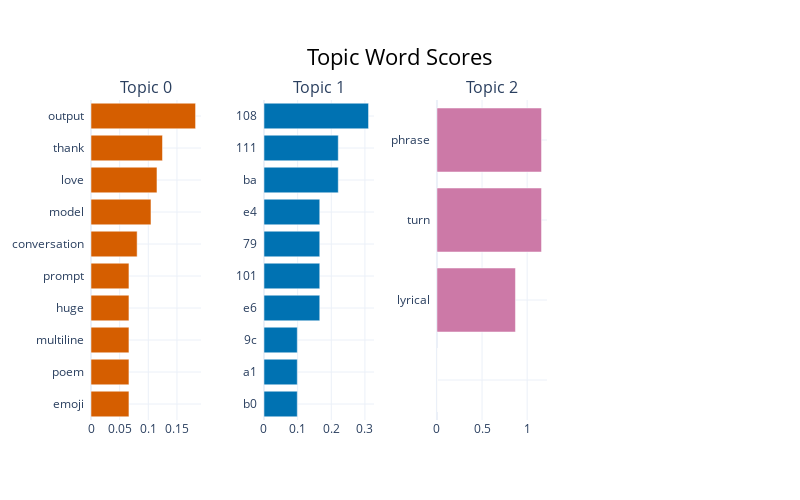

Write notebook code for a chart like this one.
### Code cell
# 1. Topic barchart
print("\n1. Topic Barchart")
fig_barchart = topic_model.visualize_barchart(top_n_topics=10, n_words=10)
# Resize the figure
fig_barchart.update_layout(
    width=800,  # Set width in pixels
    height=500,  # Set height in pixels
)
figures_dict["english_topic_barchart"] = fig_barchart
fig_barchart

### Figure 1 — Plotly figure (JSON) as saved in the notebook; plotly's stock layout.template omitted (floating-point values rounded to 4 significant figures)
{"data": [{"marker": {"color": "#D55E00"}, "orientation": "h", "type": "bar", "x": [0.06624, 0.06624, 0.06624, 0.06624, 0.06624, 0.08053, 0.1047, 0.1151, 0.1248, 0.1825], "xaxis": "x", "y": ["emoji  ", "poem  ", "multiline  ", "huge  ", "prompt  ", "conversation  ", "model  ", "love  ", "thank  ", "output  "], "yaxis": "y"}, {"marker": {"color": "#0072B2"}, "orientation": "h", "type": "bar", "x": [0.09902, 0.09902, 0.09902, 0.1658, 0.1658, 0.1658, 0.1658, 0.2208, 0.2208, 0.3107], "xaxis": "x2", "y": ["b0  ", "a1  ", "9c  ", "e6  ", "101  ", "79  ", "e4  ", "ba  ", "111  ", "108  "], "yaxis": "y2"}, {"marker": {"color": "#CC79A7"}, "orientation": "h", "type": "bar", "x": [1e-05, 1e-05, 1e-05, 1e-05, 1e-05, 1e-05, 1e-05, 0.8703, 1.159, 1.159], "xaxis": "x3", "y": ["  ", "  ", "  ", "  ", "  ", "  ", "  ", "lyrical  ", "turn  ", "phrase  "], "yaxis": "y3"}], "layout": {"annotations": [{"font": {"size": 16}, "showarrow": false, "text": "Topic 0", "x": 0.0875, "xanchor": "center", "xref": "paper", "y": 1, "yanchor": "bottom", "yref": "paper"}, {"font": {"size": 16}, "showarrow": false, "text": "Topic 1", "x": 0.3625, "xanchor": "center", "xref": "paper", "y": 1, "yanchor": "bottom", "yref": "paper"}, {"font": {"size": 16}, "showarrow": false, "text": "Topic 2", "x": 0.6375, "xanchor": "center", "xref": "paper", "y": 1, "yanchor": "bottom", "yref": "paper"}], "height": 500, "hoverlabel": {"bgcolor": "white", "font": {"family": "Rockwell", "size": 16}}, "showlegend": false, "title": {"font": {"color": "Black", "size": 22}, "text": "Topic Word Scores", "x": 0.5, "xanchor": "center", "yanchor": "top"}, "width": 800, "xaxis": {"anchor": "y", "domain": [0, 0.175], "showgrid": true}, "xaxis2": {"anchor": "y2", "domain": [0.275, 0.45], "showgrid": true}, "xaxis3": {"anchor": "y3", "domain": [0.55, 0.725], "showgrid": true}, "xaxis4": {"anchor": "y4", "domain": [0.825, 1], "showgrid": true}, "yaxis": {"anchor": "x", "domain": [0, 1], "showgrid": true}, "yaxis2": {"anchor": "x2", "domain": [0, 1], "showgrid": true}, "yaxis3": {"anchor": "x3", "domain": [0, 1], "showgrid": true}, "yaxis4": {"anchor": "x4", "domain": [0, 1], "showgrid": true}}}
